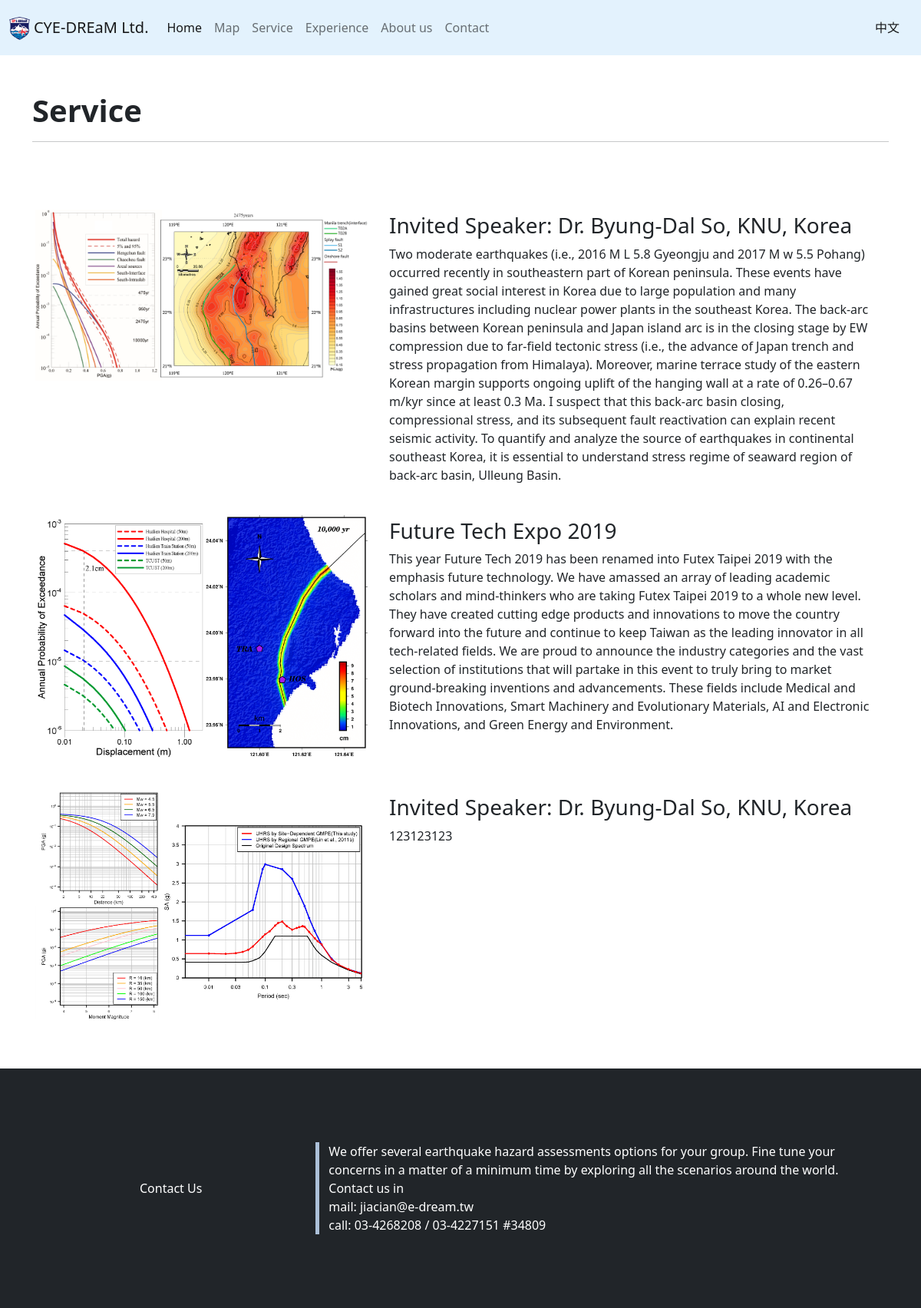
/Service/en, run on the app's committed database.
### service/models.py (models this page shows, shortened)
class Service_Title(models.Model):
    name = models.CharField('公司名稱', max_length=50)
    logo= models.ImageField("公司logo",storage=OverwriteStorage(),upload_to='',blank=True)
    title1 = models.CharField('主題名稱1', max_length=50)
    bottom_title=models.CharField('底部標題', max_length=20,blank=True)
    bottom_content=models.TextField('底部內容', max_length=300,blank=True)
    bottom_email=models.CharField('底部email', max_length=100,blank=True)
    bottom_phone=models.CharField('底部連絡電話', max_length=50,blank=True)

class Service_Title_EN(models.Model):
    name = models.CharField('公司名稱', max_length=50)
    title1 = models.CharField('主題名稱1', max_length=50)
    bottom_title=models.CharField('底部標題', max_length=40,blank=True)
    bottom_content=models.TextField('底部內容', max_length=500,blank=True)
    bottom_email=models.CharField('底部email', max_length=100,blank=True)
    bottom_phone=models.CharField('底部連絡電話', max_length=100,blank=True)

class Service(models.Model):
    title = models.CharField('標題', max_length=50)
    content=models.TextField("內容", max_length=600,blank=True)
    pic_url = models.ImageField("照片",storage=OverwriteStorage(),upload_to='Service/service_image',blank=True)

class Service_EN(models.Model):
    title = models.CharField('標題', max_length=150)
    content=models.TextField("內容", max_length=1500,blank=True)

### service/views.py (the view)
# urls.py: path('en',views.showService_EN)
def showService_EN(request):
    title=Service_Title.objects.all()
    title_EN=Service_Title_EN.objects.all()
    service=Service.objects.all()
    service_EN=Service_EN.objects.all()
    zip_title=zip(title,title_EN)
    zip_service=zip(service,service_EN)
    return render(request,"Service_EN.html",{"service_title":zip_title,"service_content":zip_service})

### templates/Service_EN.html (shortened to what this page needs)
{% load static %}
<!DOCTYPE html>
<html lang="en">
<head>
    <link href="https://cdn.jsdelivr.net/npm/bootstrap@5.0.2/dist/css/bootstrap.min.css" rel="stylesheet"
>
    <link rel="stylesheet" href="{% static 'css/HomePage.css' %}">
</head>
{% for title,title_en in service_title %}
<body>
    <nav class="navbar navbar-expand-lg navbar-light" style='background-color: #e3f2fd;'>
        <div class="container-xxl">
            <a class="navbar-brand" href="../en">
                <img src="../static/assets/{{ title.logo }}" alt="" height="30"
                    class="d-inline-block align-text-top">
                {{ title_en.name }}</a>
            <div class="collapse navbar-collapse" id="navbarSupportedContent">
                <ul class="navbar-nav me-auto mb-2 mb-lg-0">
                    <li class="nav-item">
                        <a class="nav-link active" aria-current="page" href="../en">Home</a>
                    </li>
                    <li class="nav-item">
                        <a class="nav-link" href="../MapPage/en">Map</a>
                    </li>
                    <li class="nav-item">
                        <a class="nav-link" href="">Service</a>
                    </li>
                    <li class="nav-item">
                        <a class="nav-link" href="../Experience/en">Experience</a>
                    </li>
                    <li class="nav-item">
                        <a class="nav-link" href="../AboutUs/en">About us</a>
                    </li>
                    <li class="nav-item">
                        <a class="nav-link" href="../Contact/en">Contact</a>
                    </li>
                </ul>
                <span class="navbar-text">
                    <a class="nav-link" href="../Service">中文</a>
                </span>
            </div>
        </div>
    </nav>
    <div class="container">
        <h1 class="display-6 fw-bold mt-5">{{title_en.title1}}</h1>
        <hr>
        <br>
        <br>
        {% for service,service_en in service_content %}
            <div class="column mt-lg-1">
                <div class="row col-12 col-md-12 mt-1">
                    <div class="col-12 col-md-5 mt-1 p-3">
                        <img src="../static/assets/{{ service.pic_url }}" class="img-fluid">
                    </div>
                    <div class="col-12 col-md-7 mt-4">
                        <h3>{{service_en.title}}</h3>
                        <p>{{service_en.content}}</p>
                    </div>
                </div>
            </div>
        {% endfor %}
    </div>
    <footer class="bd-footer py-4 py-md-5 mt-5 bg-dark">
        <div class="container py-4 py-md-5 px-4 px-md-3">
            <div class="row align-items-center">
                <div class="text-center col-4 col-md-4" style="color:white">{{title_en.bottom_title}}</div>
                <div class="text-left col-8 col-md-8" id="Contact" style="color:white">
                    {{title_en.bottom_content}}<br>
                    mail: {{title_en.bottom_email}}<br>
                    call: {{title_en.bottom_phone}}
                </div>
            </div>
        </div>
    </footer>
</body>
{% endfor %}
</html>

### statics/css/HomePage.css (style rules this page uses)
.row #Contact { border-left: solid #ACC0D8 5px; }

### data on the page
Service_Title: logo (picture), name "CYE-DREaM Ltd.", title1 "Service", bottom_title "Contact Us", bottom_content "We offer several earthquake hazard assessments options for your group. Fine tune your concerns in a matter of a minimum time by exploring all the scenarios around the world. Contact us in", bottom_email "jiacian@e-dream.tw", bottom_phone "03-4268208 / 03-4227151 #34809"
Service: pic_url (picture), title "Invited Speaker: Dr. Byung-Dal So, KNU, Korea", content "Two moderate earthquakes (i.e., 2016 M L 5.8 Gyeongju and 2017 M w 5.5 Pohang) occurred recently in southeastern part of Korean peninsula. These events have gained great social interest in Korea due to large population and many infrastructures including nuclear power plants in the southeast Korea. The back-arc basins between Korean peninsula and Japan island arc is in the closing stage by EW compression due to far-field tectonic stress (i.e., the advance of Japan trench and stress propagation from Himalaya). Moreover, marine terrace study of the eastern Korean margin supports ongoing uplift of the hanging wall at a rate of 0.26–0.67 m/kyr since at least 0.3 Ma. I suspect that this back-arc…"
Service: pic_url (picture), title "Future Tech Expo 2019", content "This year Future Tech 2019 has been renamed into Futex Taipei 2019 with the emphasis future technology. We have amassed an array of leading academic scholars and mind-thinkers who are taking Futex Taipei 2019 to a whole new level. They have created cutting edge products and innovations to move the country forward into the future and continue to keep Taiwan as the leading innovator in all tech-related fields. We are proud to announce the industry categories and the vast selection of institutions that will partake in this event to truly bring to market ground-breaking inventions and advancements. These fields include Medical and Biotech Innovations, Smart Machinery and Evolutionary Materials,…"
Service: pic_url (picture), title "Invited Speaker: Dr. Byung-Dal So, KNU, Korea", content "123123123"
